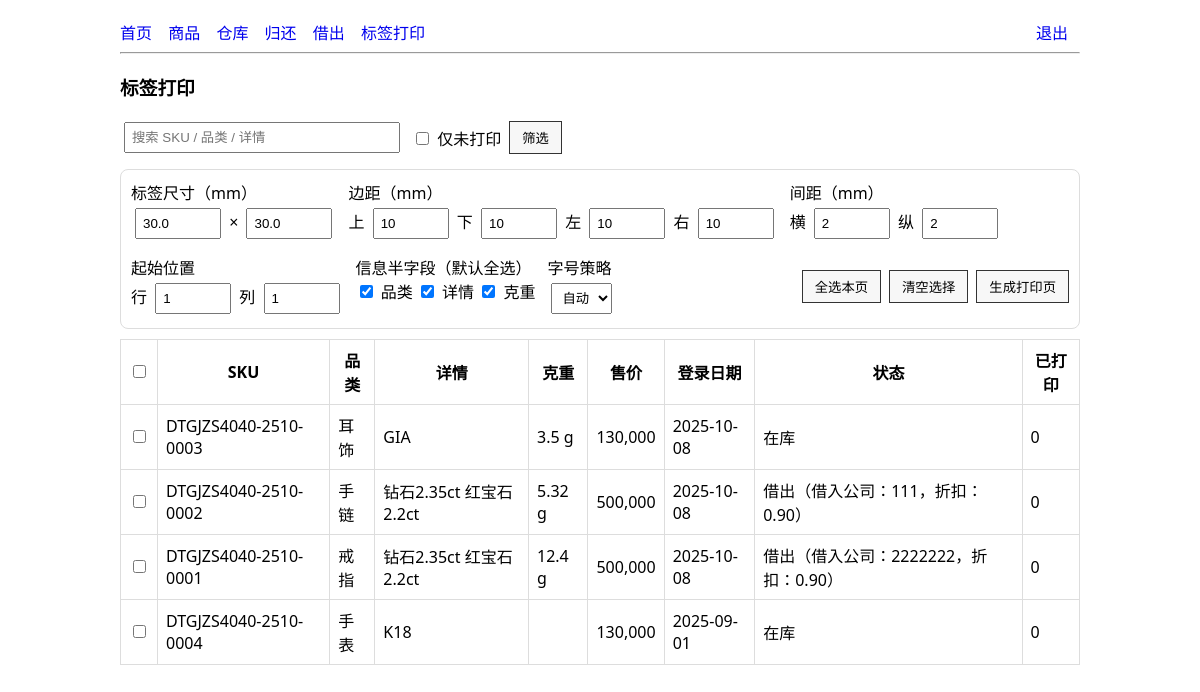
/labels (signed in), run on the app's committed database.
### tables this page shows
CREATE TABLE products (
  id INTEGER PRIMARY KEY AUTOINCREMENT,
  sku TEXT NOT NULL UNIQUE,
  name TEXT NOT NULL,
  spec TEXT,
  unit TEXT DEFAULT 'pcs',
  cost_price REAL DEFAULT 0,
  sale_price REAL DEFAULT 0,
  enabled INTEGER NOT NULL DEFAULT 1,
  created_at TEXT DEFAULT (datetime('now'))
, photo_path TEXT, category TEXT, detail TEXT, label_printed_count INTEGER NOT NULL DEFAULT 0, label_printed_at TEXT, login_date TEXT, tax_included INTEGER NOT NULL DEFAULT 1, remark TEXT, status TEXT, borrower TEXT, borrower_company TEXT, borrower_receiver TEXT, borrower_handler TEXT, borrowed_at TEXT, qr_payload TEXT);

### api/routes_labels.py (the view)
@router.get("/labels", response_class=HTMLResponse)
def labels_page(
    request: Request,
    q: str = Query("", description="关键词：SKU/名称/详情/品类"),
    only_unprinted: int = Query(0, description="仅未打印：1=是/0=否"),
    include_sold: int = Query(0, description="显示已售出：1=是/0=否（默认不显示）"),
    page: int = Query(1, description="页码（从1开始）"),
    page_size: int = Query(0, description="每页数量；0或负数=显示全部"),
    user=Depends(current_user),
):
    rows, total = _list_products(
        keyword=q,
        only_unprinted=(only_unprinted == 1),
        include_sold=(include_sold == 1),
        page=page,
        page_size=page_size,
    )
    return request.app.templates.TemplateResponse(
        "labels.html",
        {
            "request": request,
            "user": user,
            "rows": rows,
            "q": q,
            "only_unprinted": only_unprinted,
            "include_sold": include_sold,
            "company_code": _company_code(),
            "total": total,
            "page": page,
            "page_size": page_size,
        },
    )

### api/templates/labels.html (shortened to what this page needs)
{% extends "base.html" %}
{% block content %}
<h3>标签打印</h3>
<form method="get" action="/labels" style="display:flex;gap:8px;align-items:center;margin:8px 0 12px;">
  <input name="q" value="{{ q or '' }}" placeholder="搜索 SKU / 品类 / 详情" style="min-width:260px">
  <label><input type="checkbox" name="only_unprinted" value="1" {% if only_unprinted==1 %}checked{% endif %}> 仅未打印</label>
  <button class="btn" type="submit">筛选</button>
</form>
<form id="print-form" method="get" action="/labels/print" style="margin-bottom:10px;">
  <div style="display:flex;flex-wrap:wrap;gap:12px;padding:10px;border:1px solid #ddd;border-radius:8px;margin-bottom:10px;">
    <div>
      <div>标签尺寸（mm）</div>
      <input name="w" value="30.0" style="width:70px"> ×
      <input name="h" value="30.0" style="width:70px">
    </div>
    <div>
      <div>边距（mm）</div>
      上 <input name="margin_top" value="10" style="width:60px">
      下 <input name="margin_bottom" value="10" style="width:60px">
      左 <input name="margin_left" value="10" style="width:60px">
      右 <input name="margin_right" value="10" style="width:60px">
    </div>
    <div>
      <div>间距（mm）</div>
      横 <input name="gap_x" value="2" style="width:60px">
      纵 <input name="gap_y" value="2" style="width:60px">
    </div>
    <div>
      <div>起始位置</div>
      行 <input name="start_row" value="1" style="width:60px">
      列 <input name="start_col" value="1" style="width:60px">
    </div>
    <div>
      <div>信息半字段（默认全选）</div>
      <label><input type="checkbox" name="show_category" value="1" checked> 品类</label>
      <label><input type="checkbox" name="show_detail" value="1" checked> 详情</label>
      <label><input type="checkbox" name="show_weight" value="1" checked> 克重</label>
    </div>
    <div>
      <div>字号策略</div>
      <select name="font_mode">
        <option value="auto" selected>自动</option>
      </select>
    </div>
    <div style="margin-left:auto;display:flex;gap:8px;align-items:center;">
      <button class="btn" type="button" id="btn-select-page">全选本页</button>
      <button class="btn" type="button" id="btn-clear">清空选择</button>
      <button class="btn" type="submit">生成打印页</button>
    </div>
  </div>
</form>
<table>
  <tr>
    <th><input type="checkbox" id="check-all"></th>
    <th>SKU</th><th>品类</th><th>详情</th><th>克重</th><th>售价</th><th>登录日期</th><th>状态</th><th>已打印</th>
  </tr>
  {% for r in rows %}
  <tr class="row" data-id="{{ r.id }}" style="{% if r.printed %}opacity:.6;{% endif %}">
    <td><input type="checkbox" class="row-check"></td>
    <td>{{ r.sku }}</td>
    <td>{{ r.category or '' }}</td>
    <td title="{{ r.detail }}">{{ (r.detail[:20] ~ '…') if r.detail and r.detail|length>20 else (r.detail or '') }}</td>
    <td>{{ (r.spec ~ ' g') if r.spec else '' }}</td>
    <td>{{ r.price_fmt }}</td>
    <td>{{ r.login_date or '' }}</td>
    <td>{{ r.status_display }}</td>
    <td>{{ r.label_printed_count or 0 }}{% if r.label_printed_at %}（{{ r.label_printed_at }}）{% endif %}</td>
  </tr>
  {% endfor %}
</table>
{% endblock %}

### api/templates/base.html (style rules this page uses)
body { font-family:ui-sans-serif,system-ui,Arial;padding:20px;max-width:960px;margin:auto }
form input,select { padding:6px;margin:4px }
table { border-collapse:collapse;width:100% }
th,td { border:1px solid #ddd;padding:8px }
.btn { padding:6px 12px;border:1px solid #333;background:#f7f7f7;cursor:pointer }

### data on the page
products: sku "DTGJZS4040-2510-0003", category "耳饰", detail "GIA", spec "3.5 g", price_fmt "130,000", login_date "2025-10-08", status_display "在库", label_printed_count "0"
products: sku "DTGJZS4040-2510-0002", category "手链", detail "钻石2.35ct 红宝石2.2ct", spec "5.32 g", price_fmt "500,000", login_date "2025-10-08", status_display "借出（借入公司：111，折扣：0.90）", label_printed_count "0"
products: sku "DTGJZS4040-2510-0001", category "戒指", detail "钻石2.35ct 红宝石2.2ct", spec "12.4 g", price_fmt "500,000", login_date "2025-10-08", status_display "借出（借入公司：2222222，折扣：0.90）", label_printed_count "0"
products: sku "DTGJZS4040-2510-0004", category "手表", detail "K18", price_fmt "130,000", login_date "2025-09-01", status_display "在库", label_printed_count "0"
